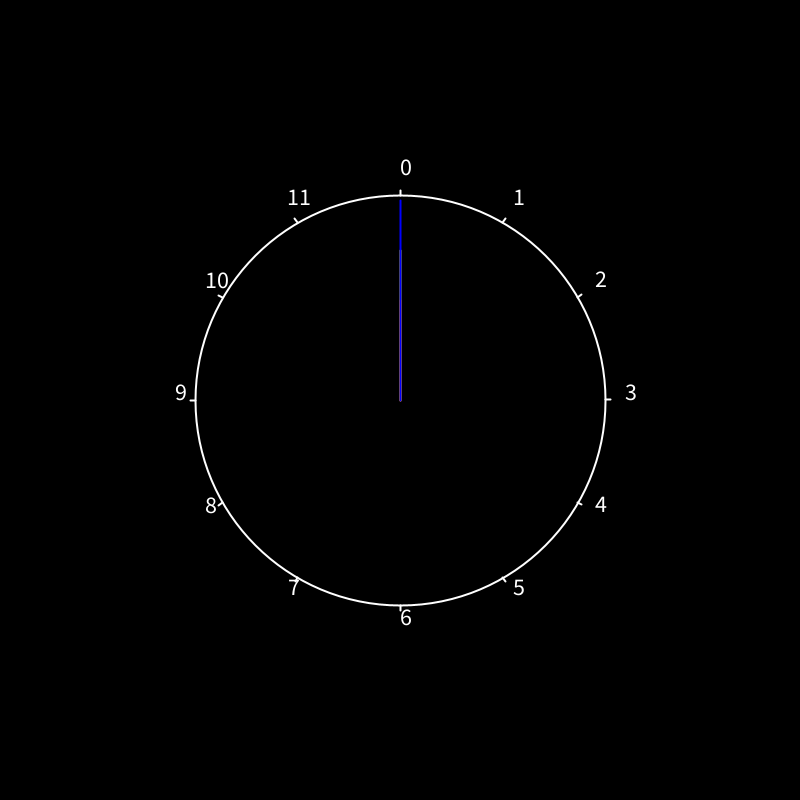
Frame 1 (no input)
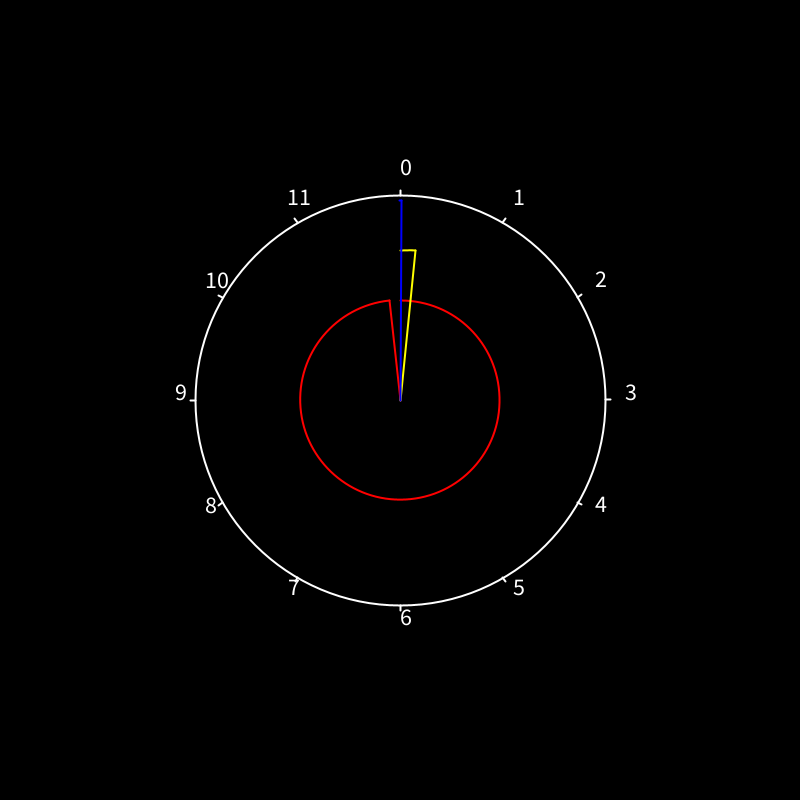
Frame 60 (the mouse pressed at the canvas centre just before this capture)
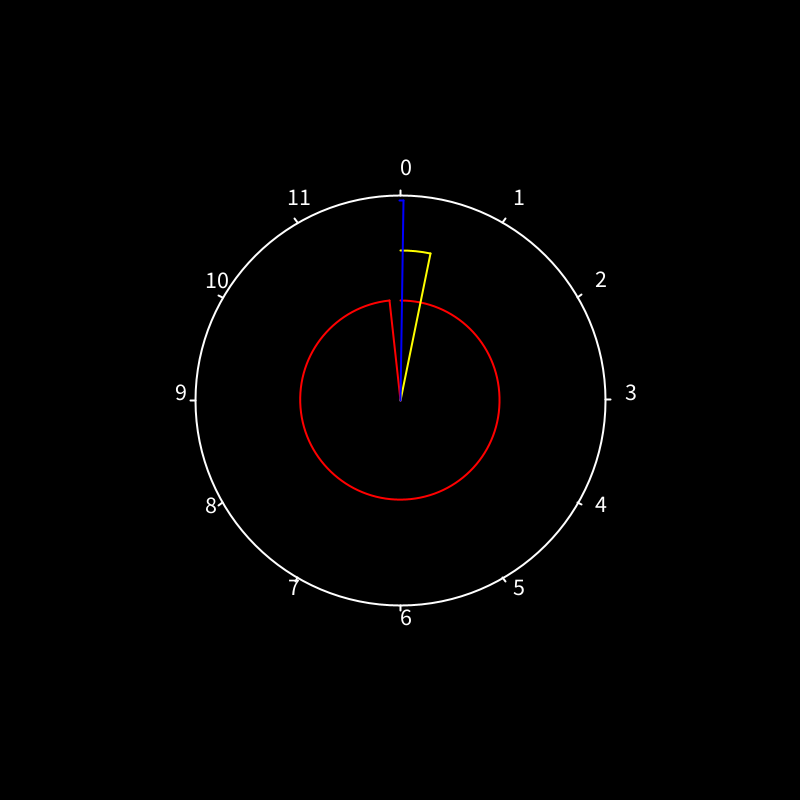
Frame 120 (the mouse held since frame 60 and released just before this capture)

The Processing sketch that drew these frames (run headless with seeded random() and noise(); from frame 60 on, the mouse is pressed at the canvas centre):

// Processing sketch: Clock
// ── Clock.pde
void setup()
{
  size(800, 800);
  noFill();
  strokeWeight(2);
  frameRate(60);
  textSize(24);
}

float secAngle = 3 * PI / 2, minAngle = 3 * PI / 2, hourAngle = 3 * PI / 2;
float secRadius = 100, minRadius = 150, hourRadius = 200, clockRadius = 205;

void draw()
{
  background(0);
  stroke(255);
  drawClock();
  
  stroke(255, 0, 0);
  arc(width / 2, height / 2, 2 * secRadius, 2 * secRadius, 3 * PI / 2, secAngle);
  line(width / 2, height / 2, width / 2 + secRadius * cos(secAngle), height / 2 + secRadius * sin(secAngle));
  
  stroke(255, 255, 0);
  arc(width / 2, height / 2, 2 * minRadius, 2 * minRadius, 3 * PI / 2, minAngle);
  line(width / 2, height / 2, width / 2 + minRadius * cos(minAngle), height / 2 + minRadius * sin(minAngle));
  
  stroke(0, 0, 255);
  arc(width / 2, height / 2, 2 * hourRadius, 2 * hourRadius, 3 * PI / 2, hourAngle);
  line(width / 2, height / 2, width / 2 + hourRadius * cos(hourAngle), height / 2 + hourRadius * sin(hourAngle));
  
  secAngle += PI / 30;
  minAngle += PI / 1800;
  hourAngle += PI / 21600;
  if(secAngle > 7 * PI / 2)
    secAngle = 3 * PI / 2;
  if(minAngle > 7 * PI / 2)
    minAngle = 3 * PI / 2;
  if(hourAngle > 7 * PI / 2)
    hourAngle = 3 * PI / 2;
}

void drawClock()
{
  float angle = 3 * PI / 2;
  ellipse(width / 2, height / 2, 2 * clockRadius, 2 * clockRadius);
  for(int i = 1; i <= 12; i++)
  {
    line(width / 2 + clockRadius * cos(angle), height / 2 + clockRadius * sin(angle), width / 2 + (clockRadius + 5) * cos(angle), height / 2 + (clockRadius + 5) * sin(angle));
    text(int(str(i)) - 1, width / 2 + (clockRadius + 20) * cos(angle), height / 2 + (clockRadius + 20) * sin(angle));
    angle += PI / 6;
  }
}
